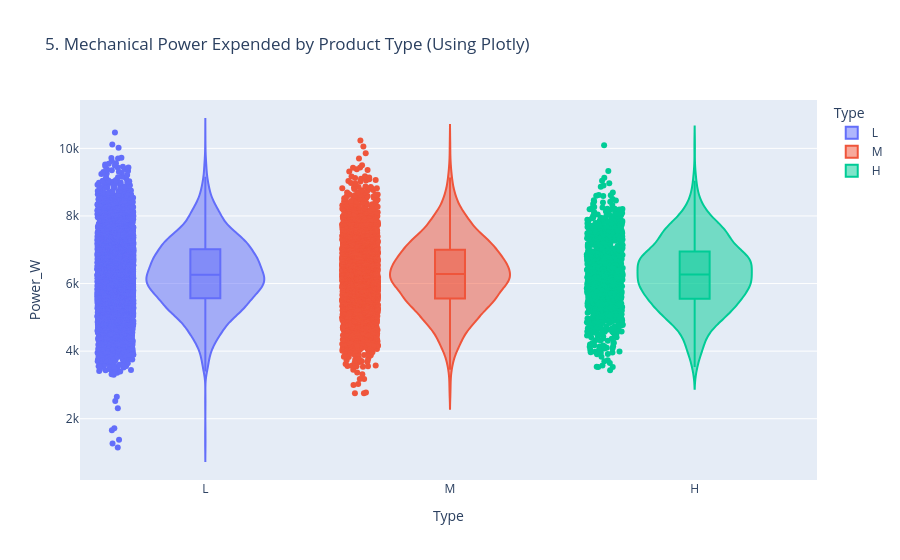

The notebook cell saved with this chart:
### Code cell
fig5 = px.violin(df_viz, x='Type', y='Power_W', color='Type', 
                 box=True, points="all", 
                 title='5. Mechanical Power Expended by Product Type (Using Plotly)',
                 category_orders={'Type': ['L', 'M', 'H']})
fig5.show()

### Figure 1 — Plotly figure (JSON) as saved in the notebook; plotly's stock layout.template omitted (floating-point values rounded to 4 significant figures; data arrays with more than 128 entries replaced by an {"elided": "..."} marker saying what was removed)
{"data": [{"alignmentgroup": "True", "box": {"visible": true}, "hovertemplate": "Type=%{x}<br>Power_W=%{y}<extra></extra>", "legendgroup": "L", "marker": {"color": "#636efa"}, "name": "L", "offsetgroup": "L", "orientation": "v", "points": "all", "scalegroup": "True", "showlegend": true, "type": "violin", "x": {"elided": "6000 str values"}, "x0": " ", "xaxis": "x", "y": {"elided": "6000 float values"}, "y0": " ", "yaxis": "y"}, {"alignmentgroup": "True", "box": {"visible": true}, "hovertemplate": "Type=%{x}<br>Power_W=%{y}<extra></extra>", "legendgroup": "M", "marker": {"color": "#EF553B"}, "name": "M", "offsetgroup": "M", "orientation": "v", "points": "all", "scalegroup": "True", "showlegend": true, "type": "violin", "x": {"elided": "2997 str values"}, "x0": " ", "xaxis": "x", "y": {"elided": "2997 float values"}, "y0": " ", "yaxis": "y"}, {"alignmentgroup": "True", "box": {"visible": true}, "hovertemplate": "Type=%{x}<br>Power_W=%{y}<extra></extra>", "legendgroup": "H", "marker": {"color": "#00cc96"}, "name": "H", "offsetgroup": "H", "orientation": "v", "points": "all", "scalegroup": "True", "showlegend": true, "type": "violin", "x": {"elided": "1003 str values"}, "x0": " ", "xaxis": "x", "y": {"elided": "1003 float values"}, "y0": " ", "yaxis": "y"}], "layout": {"autosize": true, "legend": {"title": {"text": "Type"}, "tracegroupgap": 0}, "title": {"text": "5. Mechanical Power Expended by Product Type (Using Plotly)"}, "violinmode": "overlay", "xaxis": {"anchor": "y", "autorange": true, "categoryarray": ["L", "M", "H"], "categoryorder": "array", "domain": [0, 1], "range": [-0.5168, 2.5], "title": {"text": "Type"}, "type": "category"}, "yaxis": {"anchor": "x", "autorange": true, "domain": [0, 1], "range": [187.0, 11430.0], "title": {"text": "Power_W"}, "type": "linear"}}}
